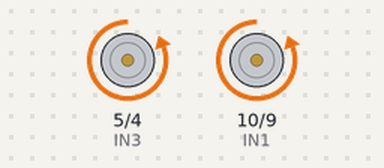
A sketch run on a simulated Arduino Uno, built with avr-gcc and run on an emulated ATmega328P. On the bench: motor-driver pin pairs drawn as motors (green arrow = first pin HIGH = forward, orange = second pin HIGH = backward, longer = more drive).

Above: at 5.0 s.
At 11.5 s:
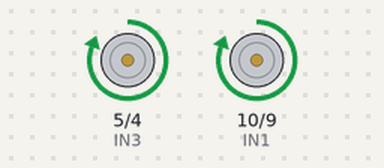
At 15.0 s:
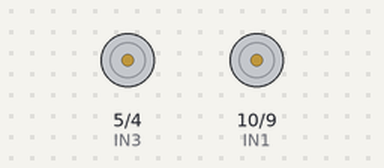
Timing chart, 0 to 22.8 s (numbered marks = the images above):
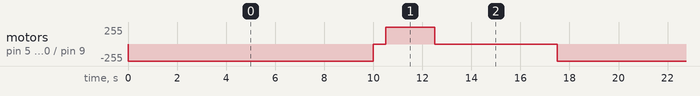

The sketch:

sketch_apr05a.ino
```cpp
// Тестировалось на Arduino IDE 1.0.5
int IN3 = 5; // Input3 подключен к выводу 5
int IN4 = 4;
int IN1 = 10; // Input1 подключен к выводу 9
int IN2 = 9;

void setup()
{
  pinMode (IN4, OUTPUT);
  pinMode (IN3, OUTPUT);
  pinMode (IN1, OUTPUT);
  pinMode (IN2, OUTPUT);
}
void loop()
{
  // На пару выводов "IN" поданы разноименные сигналы, мотор вращается
  digitalWrite (IN4, HIGH);
  digitalWrite (IN3, LOW);
  digitalWrite (IN2, HIGH);
  digitalWrite (IN1, LOW);
  delay(10000);
  // На пару выводов "IN" поданы одноименные сигналы, мотор не вращается
  digitalWrite (IN4, LOW);
  digitalWrite (IN2, LOW);
  delay(500);
  // На пару выводов "IN" поданы разноименные (и уже противоположные относительно первого случая) сигналы, мотор вращается
  // относительно первого случая) сигналы, мотор вращается в другую сторону
  digitalWrite (IN3, HIGH);
  digitalWrite (IN1, HIGH);
  delay(2000);
  // Снова на выводах "IN" появились одноименные сигналы, мотор не вращается
  digitalWrite (IN3, LOW);
  digitalWrite (IN1, LOW);
  delay(5000);
}
```

Measured:
- by itself, motor on pin 5 (IN3) / pin 4 (IN4), motor on pin 10 (IN1) / pin 9 (IN2): repeats every 17.5 s: stopped 0.50 s, forward 255/255 2.0 s, stopped 5.0 s, backward 255/255 10.0 s
